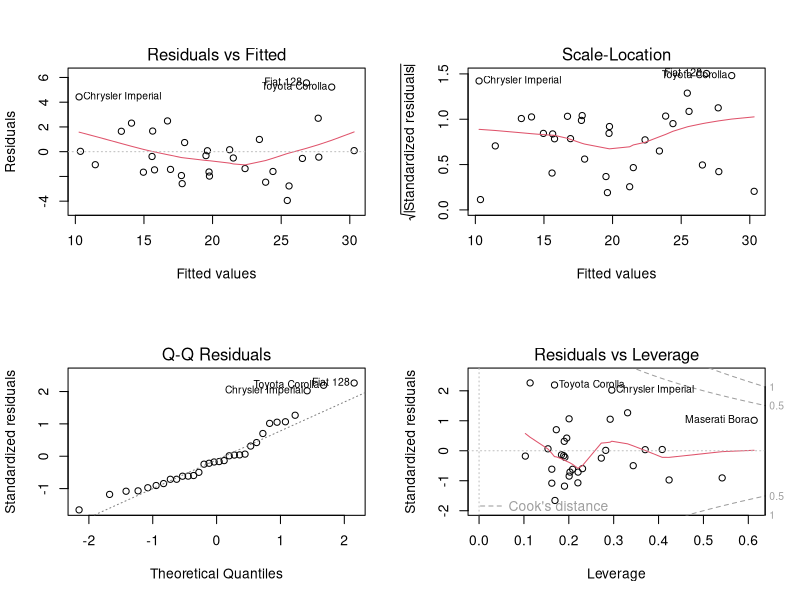
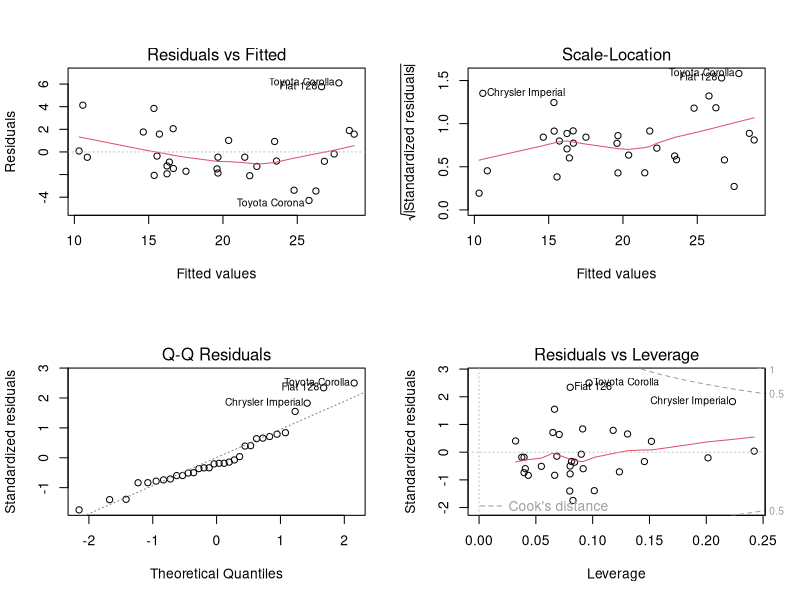

The R source for these figures, in order:
# Multiple Regression in R
(model1 = lm(mpg ~ disp + cyl + hp
            + drat + wt + qsec + carb, data=mtcars))

summary(model1)
anova(model1)
vcov(model1)

layout(matrix(c(1,2,3,4),2,2))
plot(model1)


(model2 = lm(mpg ~ disp + cyl + wt , data=mtcars))
summary(model2)

anova(model1, model2)


(model3 = lm(mpg ~ cyl + wt , data=mtcars))
summary(model3)

anova(model3, model2)

plot(model3)

anova(model3, model1)
anova(model1, model3)
